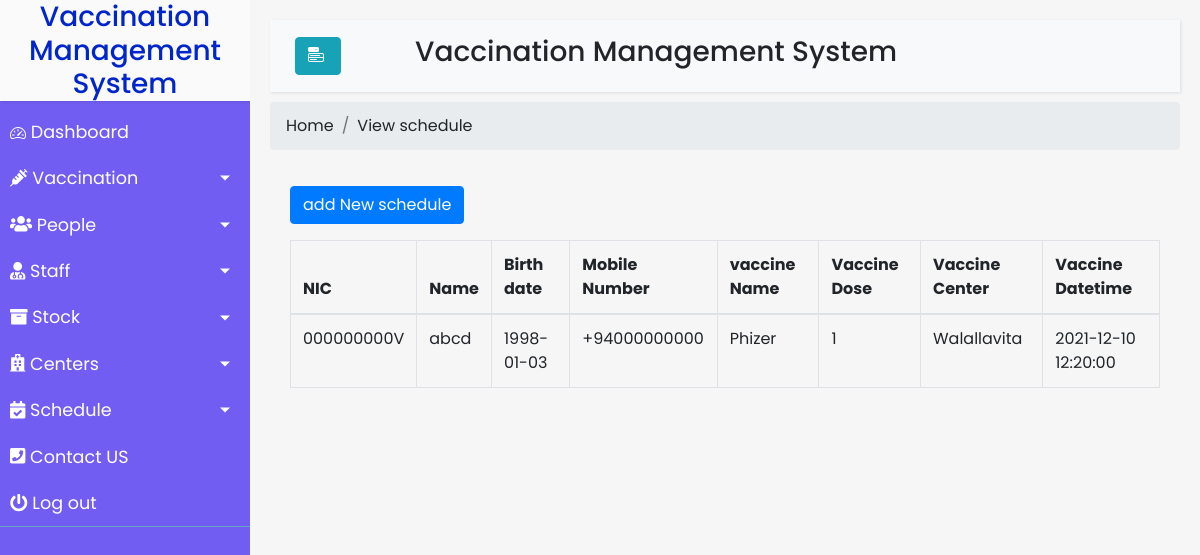
The page /schedule/ViewSchedule.php on the database its author committed.
### tables this page shows
CREATE TABLE `schedule` (
  `id` int(11) NOT NULL,
  `nic` varchar(12) NOT NULL,
  `name` varchar(50) NOT NULL,
  `age` varchar(11) NOT NULL,
  `mobilenum` varchar(12) NOT NULL,
  `s_name` varchar(25) NOT NULL,
  `s_dose` int(11) NOT NULL,
  `s_center` varchar(25) NOT NULL,
  `s_datetime` datetime NOT NULL
);

### schedule/ViewSchedule.php (the view, shortened to what this page needs)
<!DOCTYPE html>
<html>
<?php
include "../config.php";
$sql="SELECT * FROM schedule;";
$result=$conn->query($sql);
?>
<head>
    <link rel="stylesheet" href="https://stackpath.bootstrapcdn.com/bootstrap/4.1.0/css/bootstrap.min.css">
    <link rel="stylesheet" href="https://cdn.jsdelivr.net/npm/bootstrap-icons@1.5.0/font/bootstrap-icons.css">
    <link rel="stylesheet" href="Homepage.css">
    <link rel="stylesheet" href="Vac&Sched.css">
</head>
<body>
    <div class="wrapper">
        <?php include '../navbar.php' ?>
        <div id="content">
            <nav class="navbar navbar-expand-lg navbar-light bg-light">
                <div class="container-fluid">
                    <button type="button" id="sidebarCollapse" class="btn btn-info ">
                        <i class="bi bi-menu-button-fill"></i>
                    </button>
                    <h3 style="margin-right: 30%;">Vaccination Management System</h3>
                </div>
            </nav>
            <nav aria-label="breadcrumb">
                <ol class="breadcrumb">
                    <li class="breadcrumb-item"><a href="#">Home</a></li>
                    <li class="breadcrumb-item"><a href="#">View schedule</a></li>
                </ol>
            </nav>
              <div>
              <div class="card-body">
              <a  class="btn btn-primary mb-3" href="addSchedule.php">add New schedule</a>
        <table class="table table-bordered">
       <thead>
        <tr>
            <th scope="col">NIC</th>
            <th scope="col">Name </th>
            <th scope="col">Birth date</th>
            <th scope="col">Mobile Number</th>
            <th scope="col">vaccine Name</th>
            <th scope="col">Vaccine Dose</th>
            <th scope="col">Vaccine Center</th>
            <th scope="col">Vaccine Datetime</th>
        </tr>
        </thead>
        <tbody>
            <?php
            while($row=$result->fetch_assoc()){
                ?>
                <tr>
                    <td><?php echo $row['nic']; ?></td>
                    <td><?php echo $row['name']; ?></td>
                    <td><?php echo $row['age'] ?></td>
                    <td><?php echo $row['mobilenum'] ?></td>
                    <td><?php echo $row['s_name'] ?></td>
                    <td><?php echo $row['s_dose'] ?></td>
                    <td><?php echo $row['s_center'] ?></td>
                    <td><?php echo $row['s_datetime'] ?></td>
                </tr>
            <?php
            }
            ?>
        </tbody>
    </table>
                            </div>
            </div>
        </div>
    </div>
</body>
</html>

### schedule/Homepage.css (style rules this page uses)
body { font-family: 'Poppins', sans-serif; background: #fafafa; }
a, a:hover, a:focus { color: inherit; text-decoration: none; transition: all 0.3s; }
.navbar { padding: 15px 10px; background: #fff; border: none; border-radius: 0; margin-bottom: 10px; box-shadow: 1px 1px 3px rgba(0, 0, 0, 0.1); }
i, span { display: inline-block; }
.wrapper { display: flex; align-items: stretch; }
#content { width: 100%; padding: 20px; min-height: 100vh; transition: all 0.3s; background-color: #f6f6f6; }

### Vaccination/Vac&Sched.css (style rules this page uses)
html body { height: 100%; background-color: #f6f6f6; direction: ltr; }

### css/Homepage.css (style rules this page uses)
body { font-family: 'Poppins', sans-serif; background: #fafafa; }
a, a:hover, a:focus { color: inherit; text-decoration: none; transition: all 0.3s; }
.navbar { padding: 15px 10px; background: #fff; border: none; border-radius: 0; margin-bottom: 10px; box-shadow: 1px 1px 3px rgba(0, 0, 0, 0.1); }
i, span { display: inline-block; }
.wrapper { display: flex; align-items: stretch; }
#content { width: 100%; padding: 20px; min-height: 100vh; transition: all 0.3s; background-color: #f6f6f6; }

### rows shown on the page
schedule: nic "000000000V", name "abcd", age "1998-01-03", mobilenum "+94000000000", s_name "Phizer", s_dose "1", s_center "Walallavita", s_datetime "2021-12-10 12:20:00"
